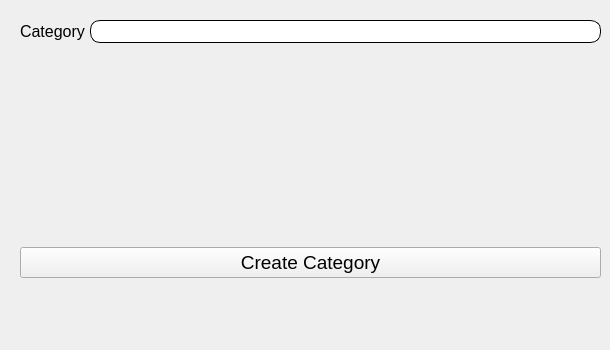
          <widget class="QWidget" name="CreateTab_2">
           <attribute name="title">
            <string extracomment="This tab is using to create the new row">Create</string>
           </attribute>
           <widget class="QWidget" name="formLayoutWidget_3">
            <property name="geometry">
             <rect>
              <x>20</x>
              <y>20</y>
              <width>581</width>
              <height>321</height>
             </rect>
            </property>
            <layout class="QFormLayout" name="formLayout_5">
             <property name="horizontalSpacing">
              <number>5</number>
             </property>
             <property name="verticalSpacing">
              <number>10</number>
             </property>
             <item row="0" column="0">
              <widget class="QLabel" name="label_13">
               <property name="font">
                <font>
                 <family>Segoe UI</family>
                 <pointsize>12</pointsize>
                </font>
               </property>
               <property name="text">
                <string>Category</string>
               </property>
              </widget>
             </item>
             <item row="0" column="1">
              <widget class="QLineEdit" name="createCategoriesCostEditField">
               <property name="font">
                <font>
                 <family>Segoe UI</family>
                 <pointsize>12</pointsize>
                </font>
               </property>
               <property name="styleSheet">
                <string notr="true">#createCategoriesCostEditField{
background-color: white; 
border-style: outset;
border-width: 1px;
border-radius: 10px;
}</string>
               </property>
              </widget>
             </item>
             <item row="2" column="0" colspan="2">
              <layout class="QHBoxLayout" name="horizontalLayout_3">
               <property name="spacing">
                <number>1</number>
               </property>
               <property name="topMargin">
                <number>194</number>
               </property>
               <item>
                <widget class="QPushButton" name="categoriesCreateButton">
                 <property name="font">
                  <font>
                   <family>Segoe UI</family>
                   <pointsize>14</pointsize>
                  </font>
                 </property>
                 <property name="styleSheet">
                  <string notr="true">#categoriesCreateButton{
background-color: #F0F0F0;
/* color: green; */
color: black;
/* border-style: double;
border-width: 1px;
border-color:	#E87F6F;
*/
}

#categoriesCreateButton:hover{
background-color: white;
color: black;
}</string>
                 </property>
                 <property name="text">
                  <string>Create Category</string>
                 </property>
                </widget>
               </item>
              </layout>
             </item>
            </layout>
           </widget>
          </widget>
